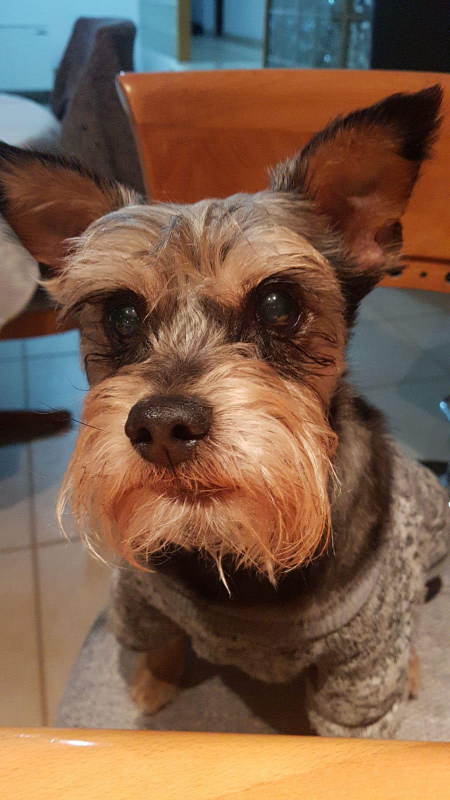
#> input picture prep_PrepImages/test/_test_data/brono.jpg, 900 x 1600 px (shown at 1/2 size); its folder holds 3 pictures in this run
$ python prep_lib.py --path test/_test_data
#> lines starting #> are read from the running program, lines starting #| are printed output that depends on the picture
### prep_PrepImages/images_pre_processor.py
"""
All rights reserved to cnvrg.io

     http://www.cnvrg.io

==============================================================================
"""
import os
import numpy as np

from pathlib import Path
from imageio import imsave
from skimage.util import random_noise
from utils import types_casting, get_generator

MEAN_GAUSS = 0
VAR_GAUSS = 1
RGB_CHANNELS = 3
GRAYSCALE_CHANNELS = 1

class ImagesPreProcessor:

	def __init__(self, args):
		types_casting(args)
		# paths to images.
		self.__path = args.path
		# resizing.
		self.__height, self.__width = args.height, args.width
		# channels.
		self.__grayscale = args.grayscale
		# add noise.
		self.__noise_arg = args.noise
		# blurring.
		self.__gaussian_blur_kernel_size = args.blur
		# convolution.
		self.__convolve_arg = args.convolve
		# zip.
		self.__zip_arg = args.zip_all
		# cnvrg dataset.
		self.__cnvrg_ds = args.cnvrg_ds

	def run(self):
		self.__load_images()
		self.__resize()
		self.__noise()
		self.__blur()   ## doesn't work
		self.__convolution()   ## doesn't work
		self.__zip()
		self.__push_to_cnvrg_dataset()

		print("All tasks are done.")

	def __load_images(self):
		print("Loading images ...")
		print('Changing to grayscale (if required) ...')
		self.__gen = get_generator(self.__path, self.__grayscale)

	def __resize(self):
		print("Resizing (if required) ...")
		self.__operate_on_all_images(self.__resize_image)

	def __noise(self):
		print('Adding noising (if required) ...')
		self.__operate_on_all_images(self.__add_noise_to_image)

	def __blur(self):
		print('Blurring (if required) ...')
		self.__operate_on_all_images(self.__do_blurring)

	def __convolution(self):
		print('Convolving (if required) ...')
		self.__operate_on_all_images(self.__convolve)

	# [17 lines left out: functions __zip, __push_to_cnvrg_dataset, not called in this run]

	###############################################################

	def __operate_on_all_images(self, func):
		for (path, img) in self.__gen:
			img = func(img)
			if isinstance(img, np.ndarray):
				imsave(path, img)
#> this loop made 3 passes
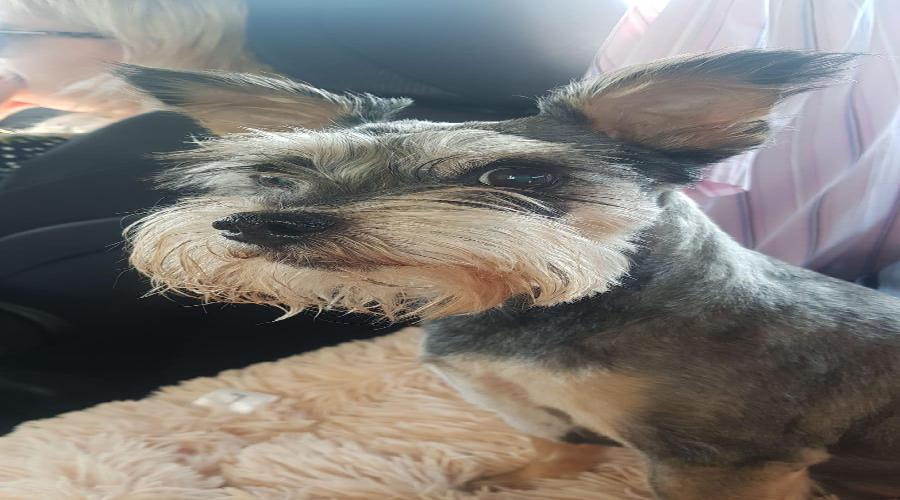
#> input picture prep_PrepImages/test/_test_data/brono2.jpg, 900 x 500 px
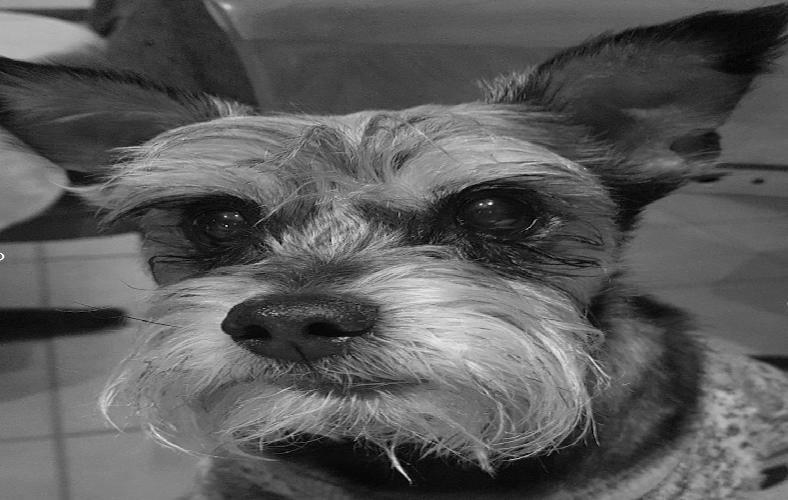
#> input picture prep_PrepImages/test/_test_data/brono3.jpg, 788 x 500 px
		self.__gen = get_generator(self.__path, self.__grayscale)

	def __resize_image(self, image):
		is_rgb = (len(image.shape) == 3)
		is_grayscale = (len(image.shape) == 2)
		is_rgba = (len(image.shape) == 4)

		if is_rgb:
			w, h, c = image.shape
			new_w = w if self.__width is None else self.__width
			new_h = h if self.__height is None else self.__height
			resized = image.resize((new_w, new_h, c))
			return resized

		elif is_grayscale:
			w, h = image.shape
			new_w = w if self.__width is None else self.__width
			new_h = h if self.__height is None else self.__height
			resized = image.resize((new_w, new_h))
			return resized

		elif is_rgba:
			raise ValueError("Still Doesn't work for rgba")

		else:
			raise ValueError('Unrecognized num of channels.')

	def __add_noise_to_image(self, img):
		if self.__noise_arg is not None:
			if self.__noise_arg == 'gaussian':
				img = random_noise(img, mode='gaussian', mean=MEAN_GAUSS, var=VAR_GAUSS)
			elif self.__noise_arg == 's&p':
				img = random_noise(img, mode='s&p')
			elif self.__noise_arg == 'speckle':
				img = random_noise(img, mode='speckle')
			elif self.__noise_arg == 'poisson':
				img = random_noise(img, mode='poisson')
			else:
				raise ValueError('Unsupported type of noise.')
			return img

	def __do_blurring(self, image):
		## doesn't work so far
		return image

	# [11 lines left out: function __convolve, not called in this run]

### prep_PrepImages/utils.py
"""
All rights reserved to cnvrg.io

     http://www.cnvrg.io

utils.py
==============================================================================
"""
import os
import numpy as np
import matplotlib.pyplot as plt

from skimage.color import rgb2gray


def types_casting(args):
	args.height = None if args.height == 'None' else int(args.height)
	args.width = None if args.width == 'None' else int(args.width)
	args.grayscale = (args.grayscale == 'True')
	args.noise = None if args.noise == 'None' else args.noise
	args.blur = int(args.blur)
	args.zip_all = (args.zip_all == 'True')
	args.cnvrg_ds = None if args.cnvrg_ds == 'None' else args.cnvrg_ds
	args.convolve = None if args.convolve is 'None' else _parse_multi_dimensional_list(args.convolve)


# [33 lines left out: functions _parse_multi_dimensional_list, _parse_string_to_list, not called in this run]


def get_generator(dir_path, grayscale=False):
	"""
	returns generator object of images.
	"""
	paths = os.listdir(dir_path)
	for path in paths:
		full_path = dir_path + '/' + path
		try:
			img_obj = plt.imread(full_path)
			if grayscale:
				img_obj = rgb2gray(img_obj)
			img = np.asarray(img_obj).astype(np.float64)
			yield (full_path, img)
		except OSError:  # catching file which is not an image.
			pass

### prep_PrepImages/prep_lib.py
"""
All rights reserved to cnvrg.io

     http://www.cnvrg.io

prep_lib.py
==============================================================================
"""
import argparse
from images_pre_processor import ImagesPreProcessor


def main(args):

	processor = ImagesPreProcessor(args)
	processor.run()


if __name__ == '__main__':
	parser = argparse.ArgumentParser("""Pre-processing Images""")

	parser.add_argument('--path', action='store', required=True, dest='path',
	                    help='''(String) path to directory where the images are (required parameter).''')

	parser.add_argument('--project_dir', action='store', dest='project_dir',
						help="""--- For inner use of cnvrg.io ---""")

	parser.add_argument('--output_dir', action='store', dest='output_dir',
						help="""--- For inner use of cnvrg.io ---""")

	parser.add_argument('--height', '--h', action='store', dest='height', default='None',
	                    help='''(int) (Default: None) new height for resizing.''')

	parser.add_argument('--width', '--w', action='store', dest='width', default='None',
	                    help='''(int) (Default: None) new width for resizing.''')

	parser.add_argument('--grayscale', '--g', action='store', dest='grayscale', default='False',
	                    help='''(bool) (Default: False) if the value is True, it turns all images to grayscale.''')

	parser.add_argument('--noise', action='store', dest='noise', default='None',
	                    help='''(String) (Default: None) Represents types of noises can be added to images.
	                    Options are: (1) gaussian (2) s&p (3) speckle (4) poisson.''')

	parser.add_argument('--blur', '--b', action='store', dest='blur', default='0',
	                    help='''(int) (Default: 0) Size of the squared kernel for gaussian blur.''')

	parser.add_argument('--convolve', action='store', dest='convolve', default='None',
	                    help='''(List) (Default: None) long list of lists of numbers which represents 2d squared array for the
	                    convolution to apply.''')

	parser.add_argument('--zip', '--z', action='store', dest='zip_all', default='False',
	                    help='''(bool) (Default: False) if the value is True, it zips all the images to a zip named by the given directory name.''')

	parser.add_argument('--cnvrg_dataset_url', action='store', dest='cnvrg_ds', default='None',
	                    help='''(String) (Default: None) cnvrg dataset url to push to created images to.''')

	args = parser.parse_args()
#> (the run stopped early here; a loop or call above may not have finished)
